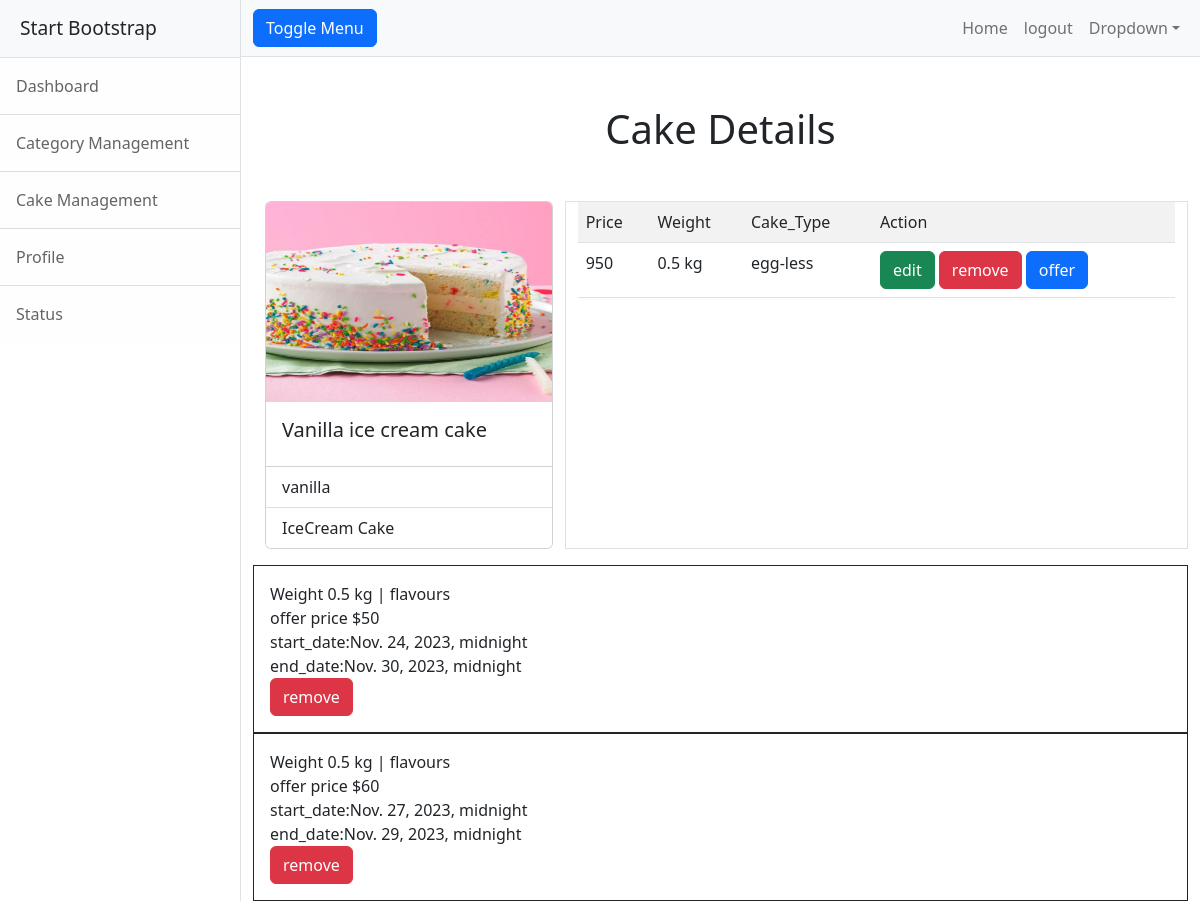
Screenshot of /cake/7 (signed in) with the database file from the repository.
### cakehouse/models.py (models this page shows, shortened)
class Cake(models.Model):
    cat_name=models.ForeignKey(CakeCategory,on_delete=models.CASCADE)
    cake_name=models.CharField(max_length=200)
    options=(
        ('chocolate','chocolate'),
        ('black forest','black forest'),
        ('red velvet','red velvet'),
        ('butter  scotch','butter scotch'),
        ('vanilla','vanilla'),
        ('pineapple','pineapple'),
        ('dates','dates'),
        ('non-alcoholic','non-alcoholic'),
        ('dry-fruits','dry-fruits'),
        ('mixed-fruits','mixed-fruits'),
        ('blueberry','blueberry'),
        ('strawberry','strawberry')
    )
    flavours=models.CharField(max_length=200,choices=options,default="chocolate")
    image=models.ImageField(upload_to='images')

class CakeCategory(models.Model):
    cat_name=models.CharField(max_length=200,unique=True)
    is_active=models.BooleanField(default=True)
    def __str__(self):
        return self.cat_name

class CakeVarients(models.Model):
    cake=models.ForeignKey(Cake,on_delete=models.CASCADE)
    cake_price=models.PositiveIntegerField()
    options=(
        ('0.5 kg','0.5 kg'),
        ('1 kg','1 kg'),
        ('2 kg','2 kg'),
        ('3 kg','3 kg'),
        ('4 kg','4 kg'),
        ('5 kg','5 kg')
    )
    weight=models.CharField(max_length=200,choices=options,default='0.5 kg')
    option=(
        ('egg','egg'),
        ('egg-less','egg-less')
    )
    cake_type=models.CharField(max_length=200,choices=option,default='egg')

class CakeOffers(models.Model):
    cake_varient=models.ForeignKey(CakeVarients,on_delete=models.CASCADE)
    discount_price=models.PositiveIntegerField()
    start_date=models.DateTimeField()
    end_date=models.DateTimeField()

### cakehouse/views.py (the view)
# urls.py: path('cake/<int:pk>',CakeDetailView.as_view(),name='cake-detail'),
@method_decorator(desc,name='dispatch')
class CakeDetailView(DetailView):
    template_name='cakehouse/cake_detail.html'
    model=Cake
    context_object_name='cake'

### cakehouse/views.py (called while the page is built)
def signin_required(fn):
    def wrapper(request,*args,**kwargs):
        if not request.user.is_authenticated:
            messages.error(request,'invalid session')
            return redirect('signin')
        else:
            return fn(request,*args,**kwargs)
    return wrapper

def is_admin(fn):
    def wrapper(request,*args,**kwargs):
        if not request.user.is_superuser:
            messages.error(request,'permission denied for current user!!!')
            return redirect('signin')
        else:
            return fn(request,*args,**kwargs)
    return wrapper

### cakehouse/templates/cakehouse/cake_detail.html
{%extends 'cakehouse/base.html'%}
{%block body_block%}
<div class="container mt-5">
  <h1 class="text text-center mb-5">Cake Details</h1>
  <div class="row">
      <div class="col-4">
          <div class="card" style="width:100%">
              <img src="{{cake.image.url}}" class="card-img-top" alt="..." height="200px">
              <div class="card-body">
                <h5 class="card-title">{{cake.cake_name}}</h5>
              </div>
              <ul class="list-group list-group-flush">
                <li class="list-group-item">{{cake.flavours}}</li>
                <li class="list-group-item">{{cake.cat_name}}</li>
              </ul>
            </div>
      </div>
      <div class="col-8 border boredr-dark">
         <table class="table table-striped">
          <tr>
              <td>Price</td>
              <td>Weight</td>
              <td>Cake_Type</td>
              <td>Action</td>
          </tr>
          {%for v in cake.cakevarients_set.all%}
              <tr>
                  <td>{{v.cake_price}}</td>
                  <td>{{v.weight}}</td>
                  <td>{{v.cake_type}}</td>
                  <td>
                    <a href="{%url 'cake-varient-change' v.id%}" class="btn btn-success">edit</i></a>
                    <a href="{%url 'cake-varient-remove' v.id%}" class="btn btn-danger">remove</a>
                    <a href="{%url 'offers-add' v.id%}" class="btn btn-primary">offer</a>
                  </td>
              </tr>
          {%endfor%}
         </table>
      </div>
  </div>
  <div class="row mt-3">
    {%for v in cake.cakevarients_set.all%}
      {%for o in v.cakeoffers_set.all%}
        <div class="border border-dark p-3">
          <div>
            Weight {{o.cake_varient.weight}} | flavours  {{o.cake_varient.flavours}}
          </div>
          <div><span>offer price ${{o.discount_price}}</span></div>
          <div>start_date:{{o.start_date}}</div>
          <div>end_date:{{o.end_date}}</div>
          <a href="{%url 'offer-remove' o.id%}" class="btn btn-danger">remove</a>
        </div>
      {%endfor%}
    {%endfor%}
  </div>
</div>
{%endblock%}

### rows the page displays
Cake: image (picture), cake_name "Vanilla ice cream cake", flavours "vanilla", cat_name "IceCream Cake"
CakeVarients: cake_price "950", weight "0.5 kg", cake_type "egg-less"
CakeOffers: cake_varient.weight "0.5 kg", discount_price "50", start_date "Nov. 24, 2023, midnight", end_date "Nov. 30, 2023, midnight"
CakeOffers: cake_varient.weight "0.5 kg", discount_price "60", start_date "Nov. 27, 2023, midnight", end_date "Nov. 29, 2023, midnight"
